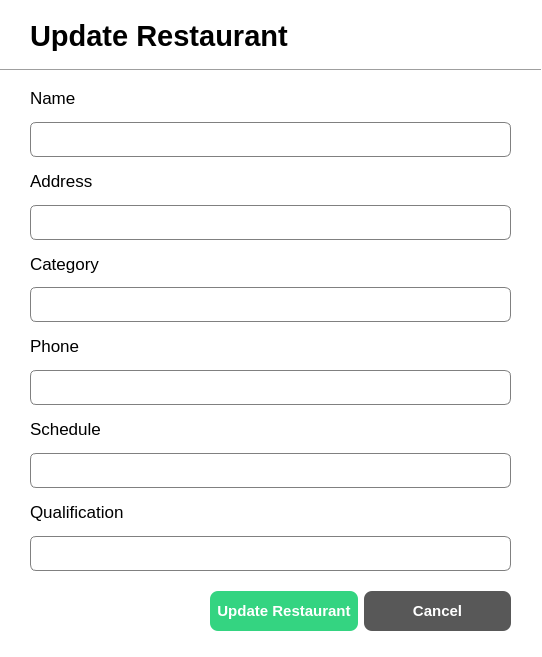
<?xml version="1.0" encoding="UTF-8"?>
<ui version="4.0">
 <class>UpdateRestaurantDialog</class>
 <widget class="QDialog" name="UpdateRestaurantDialog">
  <property name="geometry">
   <rect>
    <x>0</x>
    <y>0</y>
    <width>542</width>
    <height>657</height>
   </rect>
  </property>
  <property name="windowTitle">
   <string>Dialog</string>
  </property>
  <property name="styleSheet">
   <string notr="true">QDialog{
	background-color: white;
}

QLineEdit{
	border: 1px solid gray;
	border-radius: 6px;
	padding-left: 15px;
height: 35px;
}

</string>
  </property>
  <widget class="QLabel" name="label">
   <property name="geometry">
    <rect>
     <x>30</x>
     <y>20</y>
     <width>271</width>
     <height>31</height>
    </rect>
   </property>
   <property name="font">
    <font>
     <pointsize>22</pointsize>
     <bold>true</bold>
    </font>
   </property>
   <property name="text">
    <string>Update Restaurant</string>
   </property>
  </widget>
  <widget class="QWidget" name="layoutWidget">
   <property name="geometry">
    <rect>
     <x>30</x>
     <y>80</y>
     <width>481</width>
     <height>491</height>
    </rect>
   </property>
   <layout class="QVBoxLayout" name="verticalLayout_5">
    <item>
     <layout class="QVBoxLayout" name="verticalLayout">
      <item>
       <widget class="QLabel" name="label_2">
        <property name="font">
         <font>
          <pointsize>13</pointsize>
         </font>
        </property>
        <property name="text">
         <string>Name</string>
        </property>
       </widget>
      </item>
      <item>
       <widget class="QLineEdit" name="lineEdit_name">
        <property name="minimumSize">
         <size>
          <width>0</width>
          <height>35</height>
         </size>
        </property>
        <property name="maximumSize">
         <size>
          <width>16777215</width>
          <height>35</height>
         </size>
        </property>
       </widget>
      </item>
     </layout>
    </item>
    <item>
     <layout class="QVBoxLayout" name="verticalLayout_2">
      <item>
       <widget class="QLabel" name="label_3">
        <property name="font">
         <font>
          <pointsize>13</pointsize>
         </font>
        </property>
        <property name="text">
         <string>Address</string>
        </property>
       </widget>
      </item>
      <item>
       <widget class="QLineEdit" name="lineEdit_address_2">
        <property name="minimumSize">
         <size>
          <width>0</width>
          <height>35</height>
         </size>
        </property>
        <property name="maximumSize">
         <size>
          <width>16777215</width>
          <height>35</height>
         </size>
        </property>
       </widget>
      </item>
     </layout>
    </item>
    <item>
     <layout class="QVBoxLayout" name="verticalLayout_3">
      <item>
       <widget class="QLabel" name="label_4">
        <property name="font">
         <font>
          <pointsize>13</pointsize>
         </font>
        </property>
        <property name="text">
         <string>Category</string>
        </property>
       </widget>
      </item>
      <item>
       <widget class="QLineEdit" name="lineEdit_category">
        <property name="minimumSize">
         <size>
          <width>0</width>
          <height>35</height>
         </size>
        </property>
        <property name="maximumSize">
         <size>
          <width>16777215</width>
          <height>35</height>
         </size>
        </property>
       </widget>
      </item>
     </layout>
    </item>
    <item>
     <layout class="QVBoxLayout" name="verticalLayout_4">
      <item>
       <widget class="QLabel" name="label_5">
        <property name="font">
         <font>
          <pointsize>13</pointsize>
         </font>
        </property>
        <property name="text">
         <string>Phone</string>
        </property>
       </widget>
      </item>
      <item>
       <widget class="QLineEdit" name="lineEdit_phone">
        <property name="minimumSize">
         <size>
          <width>0</width>
          <height>35</height>
         </size>
        </property>
        <property name="maximumSize">
         <size>
          <width>16777215</width>
          <height>35</height>
         </size>
        </property>
       </widget>
      </item>
     </layout>
    </item>
    <item>
     <layout class="QVBoxLayout" name="verticalLayout_6">
      <item>
       <widget class="QLabel" name="label_6">
        <property name="font">
         <font>
          <pointsize>13</pointsize>
         </font>
        </property>
        <property name="text">
         <string>Schedule</string>
        </property>
       </widget>
      </item>
      <item>
       <widget class="QLineEdit" name="lineEdit_schedule">
        <property name="minimumSize">
         <size>
          <width>0</width>
          <height>35</height>
         </size>
        </property>
        <property name="maximumSize">
         <size>
          <width>16777215</width>
          <height>35</height>
         </size>
        </property>
       </widget>
      </item>
     </layout>
    </item>
    <item>
     <layout class="QVBoxLayout" name="verticalLayout_7">
      <item>
       <widget class="QLabel" name="label_7">
        <property name="font">
         <font>
          <pointsize>13</pointsize>
         </font>
        </property>
        <property name="text">
         <string>Qualification</string>
        </property>
       </widget>
      </item>
      <item>
       <widget class="QLineEdit" name="lineEdit_qualification">
        <property name="minimumSize">
         <size>
          <width>0</width>
          <height>35</height>
         </size>
        </property>
        <property name="maximumSize">
         <size>
          <width>16777215</width>
          <height>35</height>
         </size>
        </property>
       </widget>
      </item>
     </layout>
    </item>
   </layout>
  </widget>
  <widget class="QWidget" name="layoutWidget">
   <property name="geometry">
    <rect>
     <x>210</x>
     <y>590</y>
     <width>301</width>
     <height>42</height>
    </rect>
   </property>
   <layout class="QHBoxLayout" name="horizontalLayout">
    <item>
     <widget class="QPushButton" name="btn_updateRestaurant">
      <property name="minimumSize">
       <size>
        <width>0</width>
        <height>40</height>
       </size>
      </property>
      <property name="styleSheet">
       <string notr="true">QPushButton{
	background-color: #34D481;
	color: white;
	border: none;
	border-radius: 8px;
	font-weight: bold;
	font-size: 15px
}</string>
      </property>
      <property name="text">
       <string>Update Restaurant</string>
      </property>
     </widget>
    </item>
    <item>
     <widget class="QPushButton" name="btn_cancel">
      <property name="minimumSize">
       <size>
        <width>0</width>
        <height>40</height>
       </size>
      </property>
      <property name="styleSheet">
       <string notr="true">QPushButton{
	background-color: #585858;
	color: white;
	border: none;
	border-radius: 8px;
	font-weight: bold;
	font-size: 15px
}</string>
      </property>
      <property name="text">
       <string>Cancel</string>
      </property>
     </widget>
    </item>
   </layout>
  </widget>
  <widget class="Line" name="line">
   <property name="geometry">
    <rect>
     <x>0</x>
     <y>60</y>
     <width>541</width>
     <height>20</height>
    </rect>
   </property>
   <property name="orientation">
    <enum>Qt::Horizontal</enum>
   </property>
  </widget>
 </widget>
 <resources/>
 <connections/>
</ui>
